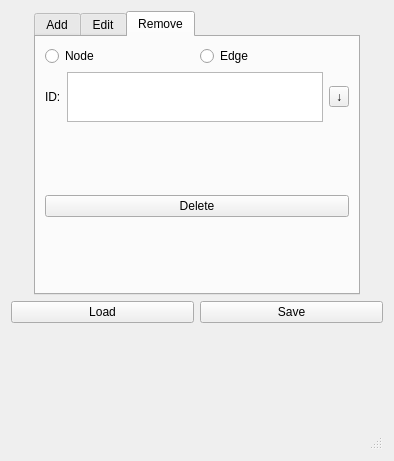
<?xml version="1.0" encoding="UTF-8"?>
<ui version="4.0">
 <class>route_tool</class>
 <widget class="QWidget" name="route_tool">
  <property name="geometry">
   <rect>
    <x>0</x>
    <y>0</y>
    <width>394</width>
    <height>461</height>
   </rect>
  </property>
  <property name="windowTitle">
   <string>MainWindow</string>
  </property>
  <layout class="QVBoxLayout" name="verticalLayout_8">
   <item>
    <layout class="QVBoxLayout" name="verticalLayout">
     <item>
      <layout class="QVBoxLayout" name="verticalLayout_7">
       <item alignment="Qt::AlignHCenter|Qt::AlignTop">
        <widget class="QTabWidget" name="tabWidget">
         <property name="currentIndex">
          <number>2</number>
         </property>
         <widget class="QWidget" name="add_tab">
          <property name="minimumSize">
           <size>
            <width>0</width>
            <height>0</height>
           </size>
          </property>
          <attribute name="title">
           <string>Add</string>
          </attribute>
          <layout class="QGridLayout" name="gridLayout_2">
           <item row="0" column="0">
            <layout class="QVBoxLayout" name="verticalLayout_3">
             <item>
              <layout class="QHBoxLayout" name="horizontalLayout">
               <item alignment="Qt::AlignHCenter">
                <widget class="QRadioButton" name="add_node_button">
                 <property name="text">
                  <string>Node</string>
                 </property>
                 <property name="iconSize">
                  <size>
                   <width>16</width>
                   <height>16</height>
                  </size>
                 </property>
                 <property name="shortcut">
                  <string>Del</string>
                 </property>
                </widget>
               </item>
               <item alignment="Qt::AlignHCenter">
                <widget class="QRadioButton" name="add_edge_button">
                 <property name="text">
                  <string>Edge</string>
                 </property>
                </widget>
               </item>
              </layout>
             </item>
             <item>
              <layout class="QHBoxLayout" name="horizontalLayout_4">
               <item alignment="Qt::AlignLeft|Qt::AlignVCenter">
                <widget class="QLabel" name="label">
                 <property name="text">
                  <string>Text:</string>
                 </property>
                </widget>
               </item>
              </layout>
             </item>
             <item>
              <layout class="QVBoxLayout" name="verticalLayout_2">
               <item>
                <layout class="QHBoxLayout" name="horizontalLayout_3">
                 <item>
                  <widget class="QLabel" name="label_3">
                   <property name="maximumSize">
                    <size>
                     <width>16777215</width>
                     <height>50</height>
                    </size>
                   </property>
                   <property name="text">
                    <string>Field 1:</string>
                   </property>
                  </widget>
                 </item>
                 <item>
                  <widget class="QTextEdit" name="add_field_1">
                   <property name="maximumSize">
                    <size>
                     <width>500</width>
                     <height>30</height>
                    </size>
                   </property>
                  </widget>
                 </item>
                </layout>
               </item>
               <item>
                <layout class="QHBoxLayout" name="horizontalLayout_2">
                 <item>
                  <widget class="QLabel" name="label_2">
                   <property name="maximumSize">
                    <size>
                     <width>16777215</width>
                     <height>50</height>
                    </size>
                   </property>
                   <property name="text">
                    <string>Field 2:</string>
                   </property>
                  </widget>
                 </item>
                 <item>
                  <widget class="QTextEdit" name="add_field_2">
                   <property name="maximumSize">
                    <size>
                     <width>16777215</width>
                     <height>30</height>
                    </size>
                   </property>
                  </widget>
                 </item>
                </layout>
               </item>
              </layout>
             </item>
             <item alignment="Qt::AlignVCenter">
              <widget class="QPushButton" name="create_button">
               <property name="text">
                <string>Create</string>
               </property>
              </widget>
             </item>
            </layout>
           </item>
          </layout>
         </widget>
         <widget class="QWidget" name="edit_tab">
          <attribute name="title">
           <string>Edit</string>
          </attribute>
          <layout class="QGridLayout" name="gridLayout">
           <item row="0" column="0">
            <layout class="QVBoxLayout" name="verticalLayout_4">
             <item>
              <layout class="QHBoxLayout" name="horizontalLayout_6">
               <item>
                <widget class="QRadioButton" name="edit_node_button">
                 <property name="text">
                  <string>Node</string>
                 </property>
                 <property name="iconSize">
                  <size>
                   <width>16</width>
                   <height>16</height>
                  </size>
                 </property>
                 <property name="shortcut">
                  <string>Del</string>
                 </property>
                </widget>
               </item>
               <item>
                <widget class="QRadioButton" name="edit_edge_button">
                 <property name="text">
                  <string>Edge</string>
                 </property>
                </widget>
               </item>
              </layout>
             </item>
             <item>
              <layout class="QHBoxLayout" name="horizontalLayout_11">
               <item>
                <widget class="QLabel" name="label_7">
                 <property name="text">
                  <string>ID:</string>
                 </property>
                </widget>
               </item>
               <item>
                <widget class="QTextEdit" name="edit_id">
                 <property name="maximumSize">
                  <size>
                   <width>16777215</width>
                   <height>50</height>
                  </size>
                 </property>
                </widget>
               </item>
               <item>
                <widget class="QToolButton" name="toolButton">
                 <property name="text">
                  <string>↓</string>
                 </property>
                </widget>
               </item>
              </layout>
             </item>
             <item>
              <layout class="QHBoxLayout" name="horizontalLayout_7">
               <item alignment="Qt::AlignLeft|Qt::AlignVCenter">
                <widget class="QLabel" name="label_4">
                 <property name="text">
                  <string>Text:</string>
                 </property>
                </widget>
               </item>
              </layout>
             </item>
             <item>
              <layout class="QVBoxLayout" name="verticalLayout_5">
               <item>
                <layout class="QHBoxLayout" name="horizontalLayout_8">
                 <item>
                  <widget class="QLabel" name="edit_label_1">
                   <property name="text">
                    <string>Field 1:</string>
                   </property>
                  </widget>
                 </item>
                 <item>
                  <widget class="QTextEdit" name="edit_field_1">
                   <property name="maximumSize">
                    <size>
                     <width>16777215</width>
                     <height>50</height>
                    </size>
                   </property>
                  </widget>
                 </item>
                </layout>
               </item>
               <item>
                <layout class="QHBoxLayout" name="horizontalLayout_9">
                 <item>
                  <widget class="QLabel" name="edit_label_2">
                   <property name="text">
                    <string>Field 2:</string>
                   </property>
                  </widget>
                 </item>
                 <item>
                  <widget class="QTextEdit" name="edit_field_2">
                   <property name="maximumSize">
                    <size>
                     <width>16777215</width>
                     <height>50</height>
                    </size>
                   </property>
                  </widget>
                 </item>
                </layout>
               </item>
              </layout>
             </item>
             <item alignment="Qt::AlignVCenter">
              <widget class="QPushButton" name="confirm_button">
               <property name="text">
                <string>Confirm</string>
               </property>
              </widget>
             </item>
             <item>
              <layout class="QHBoxLayout" name="horizontalLayout_10"/>
             </item>
            </layout>
           </item>
          </layout>
         </widget>
         <widget class="QWidget" name="remove_tab">
          <attribute name="title">
           <string>Remove</string>
          </attribute>
          <layout class="QGridLayout" name="gridLayout_3">
           <item row="0" column="0">
            <layout class="QVBoxLayout" name="verticalLayout_6">
             <item>
              <layout class="QHBoxLayout" name="horizontalLayout_12">
               <item>
                <widget class="QRadioButton" name="remove_node_button">
                 <property name="text">
                  <string>Node</string>
                 </property>
                 <property name="iconSize">
                  <size>
                   <width>16</width>
                   <height>16</height>
                  </size>
                 </property>
                 <property name="shortcut">
                  <string>Del</string>
                 </property>
                </widget>
               </item>
               <item>
                <widget class="QRadioButton" name="remove_edge_button">
                 <property name="text">
                  <string>Edge</string>
                 </property>
                </widget>
               </item>
              </layout>
             </item>
             <item>
              <layout class="QHBoxLayout" name="horizontalLayout_13">
               <item>
                <widget class="QLabel" name="remove_label">
                 <property name="text">
                  <string>ID:</string>
                 </property>
                </widget>
               </item>
               <item>
                <widget class="QTextEdit" name="remove_id">
                 <property name="maximumSize">
                  <size>
                   <width>16777215</width>
                   <height>50</height>
                  </size>
                 </property>
                </widget>
               </item>
               <item>
                <widget class="QToolButton" name="toolButton_2">
                 <property name="text">
                  <string>↓</string>
                 </property>
                </widget>
               </item>
              </layout>
             </item>
             <item alignment="Qt::AlignVCenter">
              <widget class="QPushButton" name="delete_button">
               <property name="text">
                <string>Delete</string>
               </property>
              </widget>
             </item>
             <item>
              <layout class="QHBoxLayout" name="horizontalLayout_17"/>
             </item>
            </layout>
           </item>
          </layout>
         </widget>
        </widget>
       </item>
      </layout>
     </item>
     <item>
      <layout class="QHBoxLayout" name="horizontalLayout_5">
       <item>
        <widget class="QPushButton" name="load_button">
         <property name="text">
          <string>Load</string>
         </property>
        </widget>
       </item>
       <item>
        <widget class="QPushButton" name="save_button">
         <property name="text">
          <string>Save</string>
         </property>
        </widget>
       </item>
      </layout>
     </item>
    </layout>
   </item>
   <item>
    <widget class="QStatusBar" name="statusbar"/>
   </item>
  </layout>
 </widget>
 <resources/>
 <connections/>
</ui>
